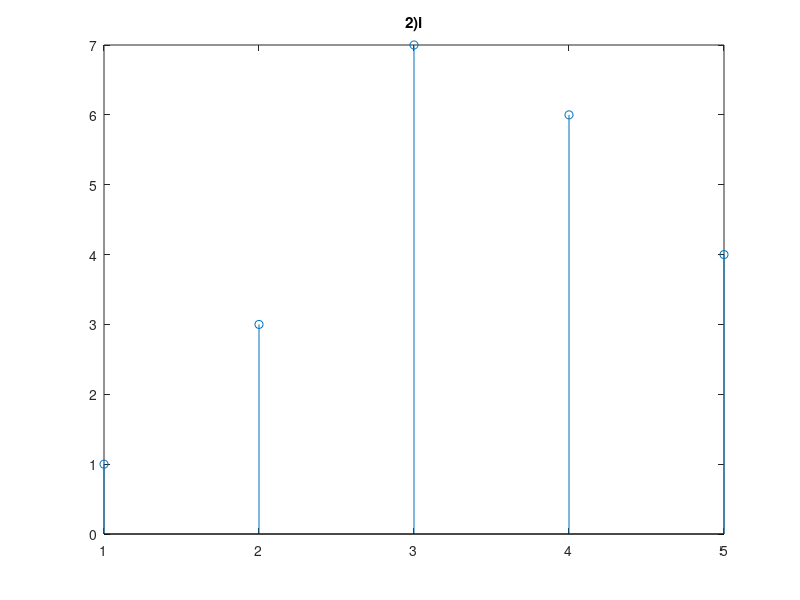
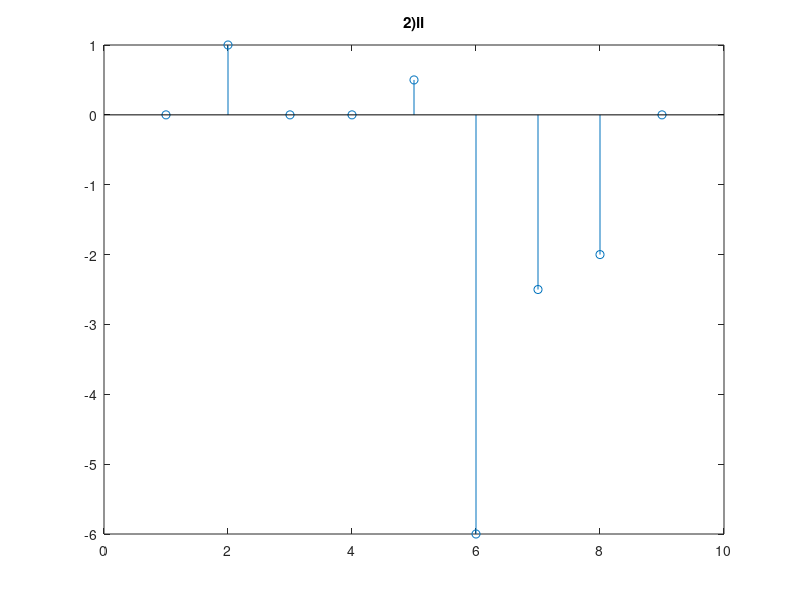
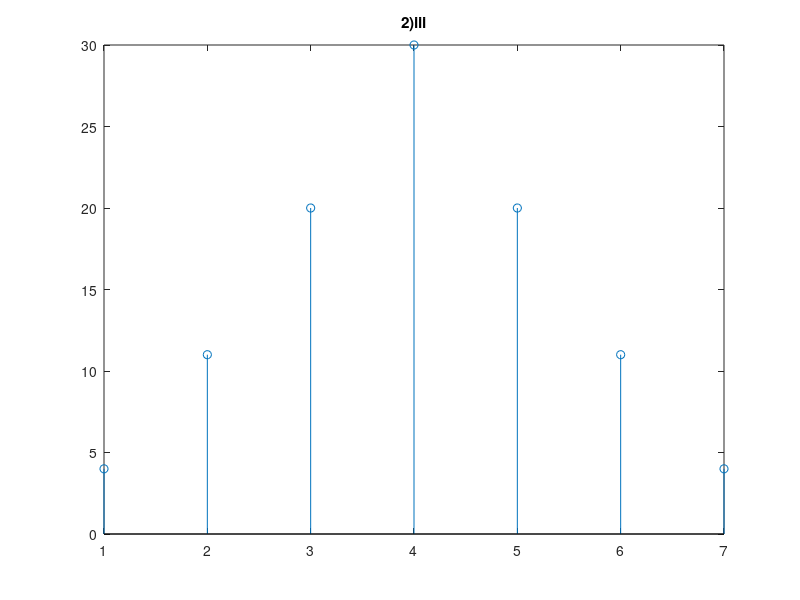
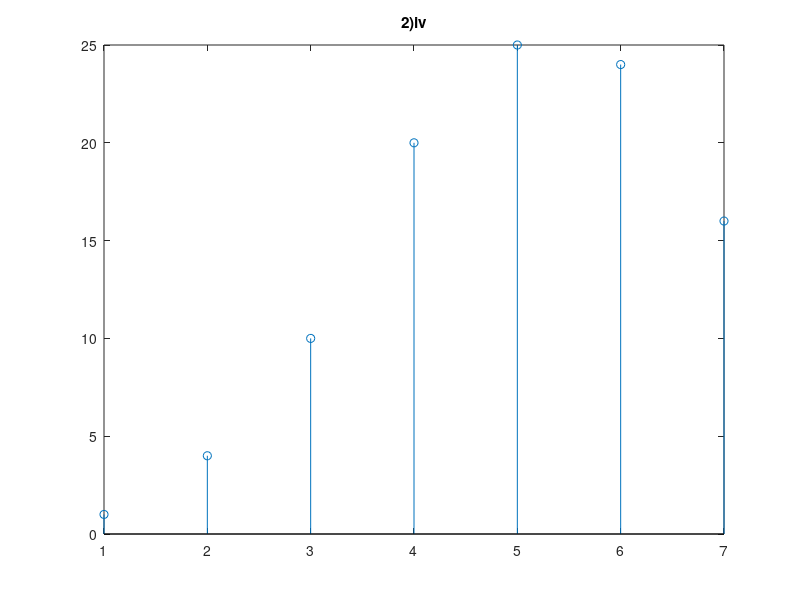

Reproduce these figures in MATLAB, in order.
%2)

%i
x1=[1,2,4];
h1=[1,1,1];
y1=conv(x1,h1);
figure('Name','2)i')
stem(y1)
title('2)i')

%ii
x2=[0,1,-2,3,-4];
h2=[1,2,1,0.5,0];
y2=conv(x2,h2);
figure('Name','2)ii')
stem(y2)
title('2)ii')

%iii
x3=[1,2,3,4];
h3=[4,3,2,1];
y3=conv(x3,h3);

figure('Name','2)iii')
stem(y3)
title('2)iii')

%iv
x4=[1,2,3,4];
h4=[1,2,3,4];
y4=conv(x4,h4);
figure('Name','2)iv')
stem(y4)
title('2)iv')

